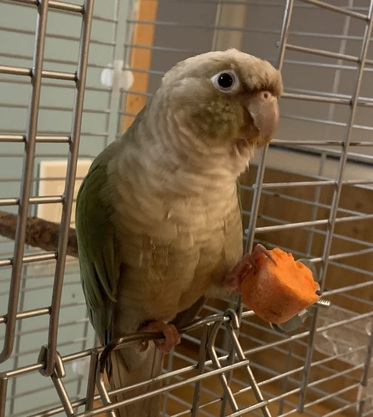
#> input picture Optical Music Recognition/part0/example.jpg, 373 x 417 px
$ python fourier.py example.jpg
#> lines starting #> are read from the running program, lines starting #| are printed output that depends on the picture
from scipy import fftpack
import imageio
import numpy
import sys

if __name__ == '__main__':
    if(len(sys.argv) < 2):
        raise Exception("error: please give an input image name as a parameter, like this: \n"
                     "python3 fourier.py input.jpg")

    # load in an image, convert to grayscale if needed
    image = imageio.imread(sys.argv[1], as_gray=True)
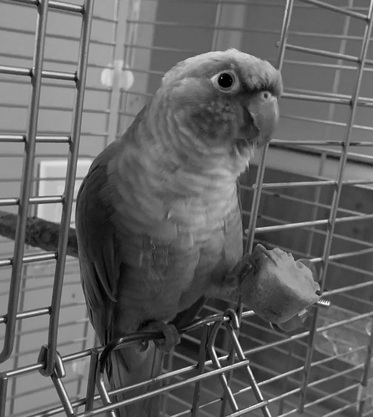
#> image: shape (417, 373) float32; min 0, max 250.6, mean 100.5

    # take the fourier transform of the image
    fft2 = fftpack.fftshift(fftpack.fft2(image))

    # save FFT to a file. To help with visualization, we take
    # the log of the magnitudes, and then stretch them so they
    # fill the whole range of pixel values from 0 to 255.
    imageio.imsave('fft.png', (numpy.log(abs(fft2))* 255 /numpy.amax(numpy.log(abs(fft2)))).astype(numpy.uint8))
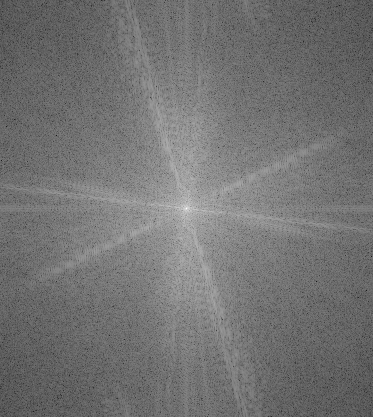
#> saved as fft.png: shape (417, 373); min 24, max 254, mean 114.7

    # At this point, fft2 is just a numpy array and you can
    # modify it in order to modify the image in the frequency
    # space. Here's a little example (that makes a nearly
    # imperceptible change, but demonstrates what you can do.

    fft2[1,1]=fft2[1,1]+1

    # now take the inverse transform to convert back to an image
    ifft2 = abs(fftpack.ifft2(fftpack.ifftshift(fft2)))

    # and save the image
    imageio.imsave('fft-then-ifft.png', ifft2.astype(numpy.uint8))
